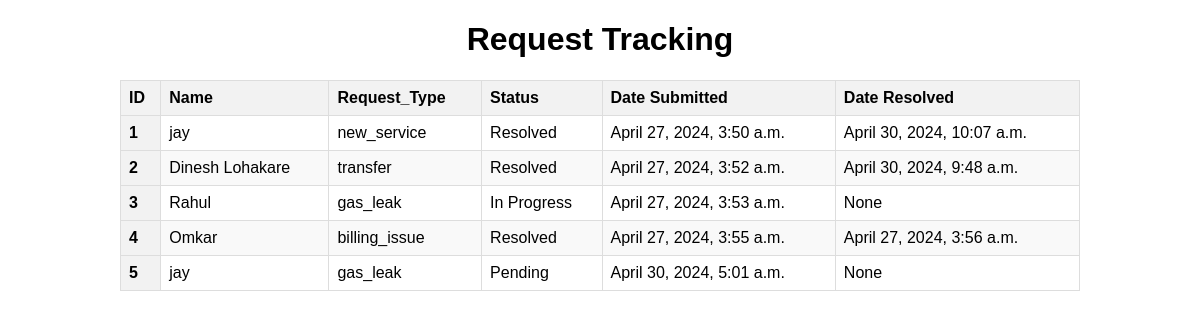
The app's page /status/ with its own data.
### service/models.py (models this page shows, shortened)
class service_request(models.Model):
    STATUS_CHOICES = [
        ('pending', 'pending'),
        ('In Progress', 'In Progress'),
        ('Resolved', 'Resolved'),
    ]
    name = models.CharField(max_length=50)
    address = models.CharField(max_length=100)
    phone= models.CharField(max_length=10)
    request_type=models.CharField(max_length=100)
    details=models.TextField(max_length=200)
    attachment=models.FileField(upload_to='attachment/', blank=True, null=True )
    submit=models.DateTimeField(auto_now_add=True)
    resolved_at = models.DateTimeField(null=True, blank=True)
    status = models.CharField(max_length=20, choices=STATUS_CHOICES, default='Pending')

### service/views.py (the view)
# urls.py: path('status/',views.status,name='status'),
def status(request):
    info = service_request.objects.all()
    dict1 = {'information': info}
    return render(request, 'status.html', dict1)

### templates/status.html (shortened to what this page needs)
{% load static %}
<!DOCTYPE html>
<html lang="en">
<head>
    <link rel="stylesheet" href="{% static 'css/tracking.css' %}">
</head>
<body>
    <h1>Request Tracking</h1>
    <table>
        <thead>
            <tr>
                <th>ID</th>
                <th> Name </th>
                <th> Request_Type </th>
                <th>Status</th>
                <th>Date Submitted</th>
                <th>Date Resolved</th>
            </tr>
        </thead>
        <tbody>
            {% for x in information  %}
            <tr>
                <th scope="row">{{ forloop.counter }}</th>
                <td>{{ x.name }}</td>
                <td>{{ x.request_type }} </td>
                <td>{{ x.status }}</td>
                <td> {{ x.submit }} </td>
                <td> {{ x.resolved_at }} </td>
            </tr>
            {% endfor %}
        </tbody>
    </table>
</body>
</html>

### static/css/tracking.css (style rules this page uses)
body { font-family: Arial, sans-serif; margin: 0; padding: 0; }
h1 { text-align: center; }
table { width: 80%; margin: 20px auto; border-collapse: collapse; }
table, th, td { border: 1px solid #ddd; }
th, td { padding: 8px; text-align: left; }
th { background-color: #f2f2f2; }
tr:nth-child(even) { background-color: #f9f9f9; }

### records on screen
service_request: name "jay", request_type "new_service", status "Resolved", submit "April 27, 2024, 3:50 a.m.", resolved_at "April 30, 2024, 10:07 a.m."
service_request: name "Dinesh Lohakare", request_type "transfer", status "Resolved", submit "April 27, 2024, 3:52 a.m.", resolved_at "April 30, 2024, 9:48 a.m."
service_request: name "Rahul", request_type "gas_leak", status "In Progress", submit "April 27, 2024, 3:53 a.m.", resolved_at "None"
service_request: name "Omkar", request_type "billing_issue", status "Resolved", submit "April 27, 2024, 3:55 a.m.", resolved_at "April 27, 2024, 3:56 a.m."
service_request: name "jay", request_type "gas_leak", status "Pending", submit "April 30, 2024, 5:01 a.m.", resolved_at "None"
